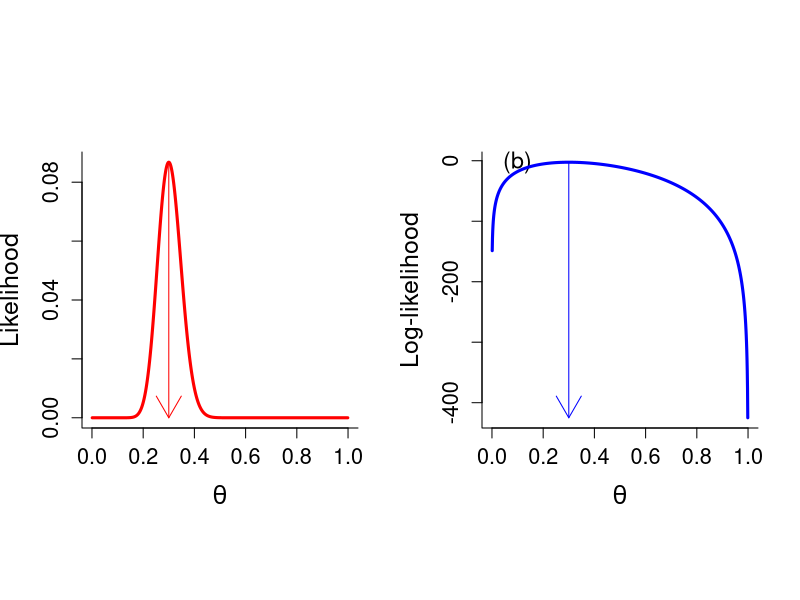
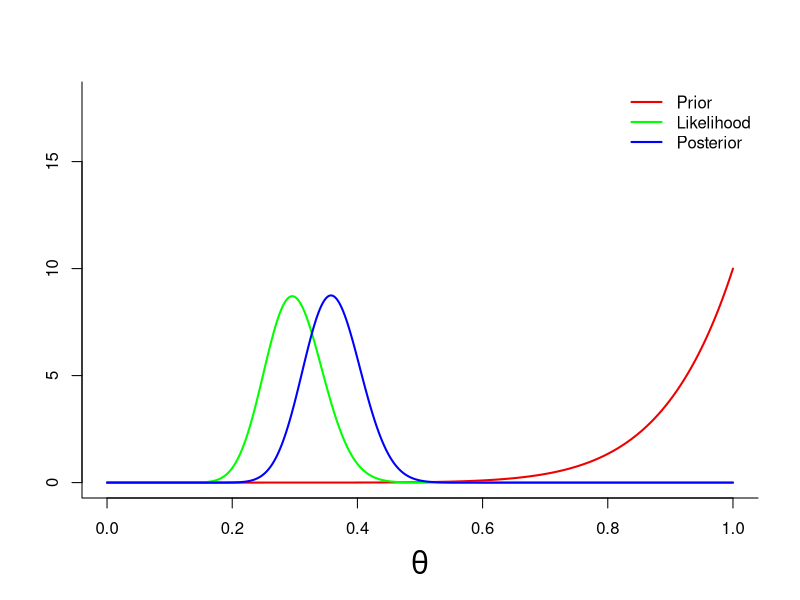

R code for these plots, in order:
## ---- chunk 1

# Plot likelihood and log-likelihood of binomial example

# Specify first a grid of theta values upon which the likelihood will be determined

theta <- seq(0.001,0.999,0.001)

# There are 30 successes out of 100 experiments
x <- 30
n <- 100

# Explicit computation of likelihood and log-likelihood

binom <- choose(n,x)
lik <- binom*theta**x*(1-theta)**(n-x)
llik <- log(lik)

# Determine MLE and (log)-likelihood value at MLE

mle <- x/n
print(mle)
likmle <- binom*mle**x*(1-mle)**(n-x)
llikmle <- log(likmle)

# Plot likelihood and log-likelihood
# par statements imply 2 square figures in one graph (2 rows, 1 column)

par(mfrow=c(1,2), pty="s")

# Plot statement

plot(theta,lik,xlab=expression(theta) ,ylab="Likelihood",type="n",main="",
bty="l",cex.lab=1.5,cex=1.2,cex.axis=1.3)
lines(theta,lik,col="red",lwd=3)
arrows(mle,likmle,mle,0,col="red")
text(0.1,0.25,"(a)",cex=1.4)
plot(theta,llik,xlab=expression(theta),ylab="Log-likelihood",type="n",
main="",bty="l",cex.lab=1.5,cex=1.2,cex.axis=1.3)
text(0.1,-3,"(b)",cex=1.4)
lines(theta,llik,col="blue",lwd=3)
arrows(mle,llikmle,mle,min(llik),col="blue")
## ---- chunk 2
# Now only 1 figure
# Size figure is maximized

par(mfrow=c(1,1))
par(pty="m")

# Grid of theta values

n <- 100
x <- 30
theta <- seq(0,1.,0.001)

# Prior based on ECASS 2 data
# Historical binomial likelihood turned into a beta density

alpha <-10
beta <- 1
# Parameters of beta density

betatheta <- dbeta(theta,alpha,beta)

# expression(theta) produces a Greek symbol

plot(theta, betatheta,xlab=expression(theta),ylab="",type="n",ylim=c(0,18),
     bty="l",cex.lab=1.8)
lines(theta,betatheta,lwd=2,col= "red2")

# Likelihood of ECASS 3 study

p <- x 
q <- n - x

lik <- dbeta(theta,p,q)
lines(theta,lik,lwd=2,col="green")

# Posterior combining ECASS 2 prior with ECASS 3 likelihood
alpha2 <- alpha+x
beta2 <- beta +n-x
betatheta <- dbeta(theta,alpha2,beta2)
lines(theta, betatheta,lwd=2,col="blue")
legend(x="topright",c("Prior","Likelihood","Posterior"),lty=1,col=c("red2","green","blue"),bty="n",lwd=2)
## ---- chunk 3
#function
#
## ---- chunk 4
#

#
